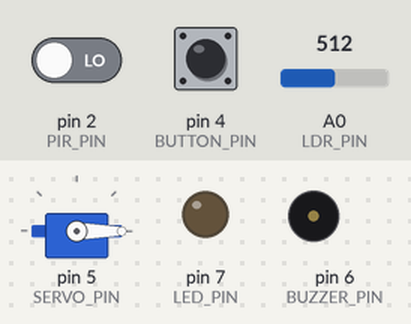
Bench run of a sketch on a simulated Arduino Uno, built with avr-gcc and run on an emulated ATmega328P. On the bench: servo, output pins drawn as LEDs (lit = HIGH), buzzer (waves = sounding, pin HIGH). Inputs (shaded band) come from the test bench; at power-on: A0 (LDR_PIN) = 512, pin 2 (PIR_PIN) LOW, pin 4 (BUTTON_PIN) HIGH.

Above: at 1.2 s.
1.3 s: A0 (LDR_PIN) set to 414
2.8 s: A0 (LDR_PIN) set to 381
At 3.5 s:
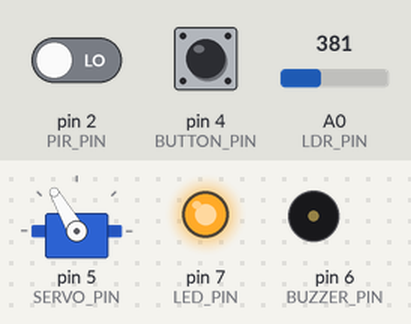
4.3 s: pin 2 (PIR_PIN) driven HIGH
At 4.6 s:
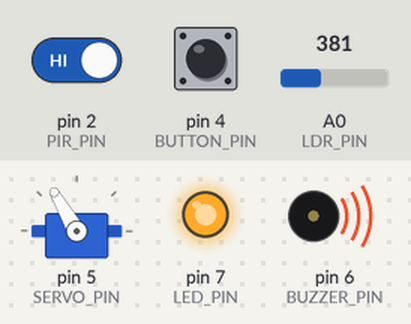
9.9 s: pin 2 (PIR_PIN) driven LOW
At 11.3 s:
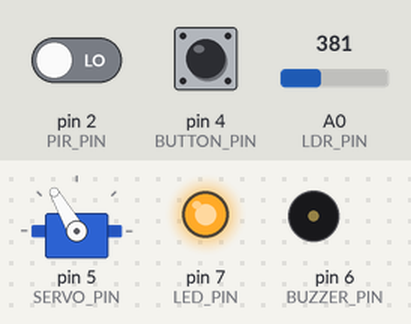
Timing chart, 0 to 12.4 s (numbered marks = the images above; inputs shaded):
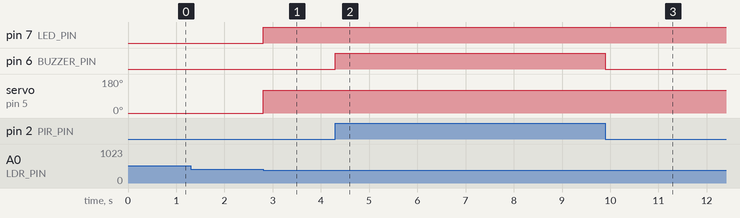

Measured:
- the behaviour switches between 400 and 399 on A0 (LDR_PIN) (found by bisection; images 0 and 1)
- after the input at 1.3 s, every drawn part: stays the same
- after the input at 2.8 s, pin 7 (LED_PIN): LOW → HIGH at once; servo on pin 5 (SERVO_PIN): 0° → 120° at once
- after the input at 4.3 s, pin 6 (BUZZER_PIN): LOW → HIGH at once
- after the input at 9.9 s, pin 6 (BUZZER_PIN): HIGH → LOW at once

The sketch:

code.ino
```cpp
#include <Servo.h>
#define LED_PIN 7
#define SERVO_PIN 5
#define PIR_PIN 2
#define BUZZER_PIN 6
#define LDR_PIN A0
#define BUTTON_PIN 4
Servo fan;
bool darkEvent = false;
bool motionEvent = false;
bool buttonEvent = false;
bool systemMode = false;

void setup() {
  Serial.begin(9600);
  pinMode(LED_PIN, OUTPUT);
  pinMode(PIR_PIN, INPUT);
  pinMode(BUZZER_PIN, OUTPUT);
  pinMode(BUTTON_PIN, INPUT_PULLUP);
  fan.attach(SERVO_PIN);
}

void loop() {
  detectEvents();
  handleDarkEvent();
  handleMotionEvent();
  handleButtonEvent();
}

void detectEvents() {
  int light = analogRead(LDR_PIN);
  int motion = digitalRead(PIR_PIN);
  darkEvent = (light < 400);
  motionEvent = (motion == HIGH);
  buttonEvent = (digitalRead(BUTTON_PIN) == LOW);
}

void handleDarkEvent() {
  if (darkEvent) {
    digitalWrite(LED_PIN, HIGH);
    fan.write(120);
  }
  else {
    digitalWrite(LED_PIN, LOW);
    fan.write(0);
  }
}

void handleMotionEvent() {
  if (motionEvent && darkEvent) {
    digitalWrite(BUZZER_PIN, HIGH);
  }
  else {
    digitalWrite(BUZZER_PIN, LOW);
  }
}

void handleButtonEvent() {
  if (buttonEvent) {
    systemMode = !systemMode;
    Serial.println(systemMode ? "SMART MODE" : "NORMAL MODE");
    delay(300);
  }
}
```
